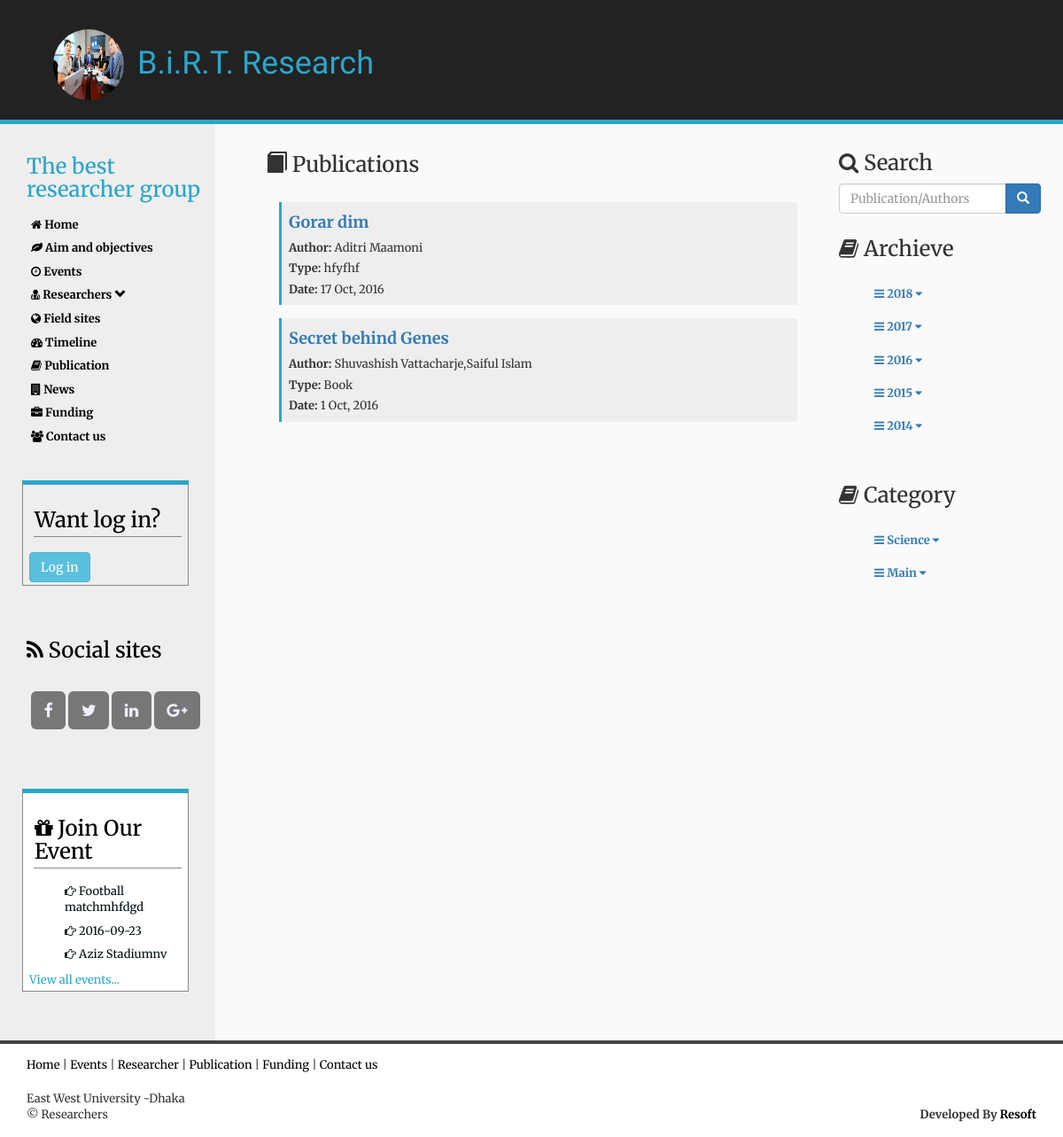
Screenshot of /index.php/user/search with the database file from the repository.
### tables this page shows
CREATE TABLE `logo` (
  `logo_id` int(11) NOT NULL,
  `logo_link` text
);

CREATE TABLE `link` (
  `link_id` int(11) NOT NULL,
  `link_facebook` varchar(200) DEFAULT NULL,
  `link_twitter` varchar(200) DEFAULT NULL,
  `link_google_plus` varchar(200) DEFAULT NULL,
  `link_linkedin` varchar(200) DEFAULT NULL
);

CREATE TABLE `event` (
  `event_id` int(11) NOT NULL,
  `event_name` text NOT NULL,
  `event_date` date NOT NULL,
  `event_details` text NOT NULL,
  `event_place` text NOT NULL,
  `event_status` int(11) NOT NULL DEFAULT '0',
  `event_expired` int(11) NOT NULL DEFAULT '0'
);

CREATE TABLE `publication` (
  `publication_id` int(11) NOT NULL,
  `publication_title` text NOT NULL,
  `publication_summary` text NOT NULL,
  `publication_type` text NOT NULL,
  `publication_isbn_13` text NOT NULL,
  `publication_book_title` text NOT NULL,
  `publication_about_url` text NOT NULL,
  `publication_language` text NOT NULL,
  `publication_additional_information` text NOT NULL,
  `publication_classification` text NOT NULL,
  `publication_open_access` int(11) DEFAULT '1',
  `publication_download_link` text NOT NULL,
  `publication_file` text NOT NULL,
  `publication_category_fkey` int(11) NOT NULL,
  `publication_subcategory_fkey` int(11) NOT NULL,
  `publication_date` date NOT NULL,
  `publication_month` int(11) NOT NULL,
  `publication_year` int(11) NOT NULL,
  `publication_author` text NOT NULL
);

CREATE TABLE `category` (
  `category_id` int(11) NOT NULL,
  `category_name` text NOT NULL,
  `category_parent` int(11) NOT NULL
);

### application/controllers/user.php (called while the page is built, shortened)
<?php
class User extends CI_Controller {
		function __construct() {
      	$this->load->helper(array('form', 'url','file'));
      	$this->load->model('Mdl_admin');
    }
    public function search()
    {
        $data['publication'] = 'publication';
        $data['select_logo'] = $this->Mdl_admin->select_logo();
        $data['select_link'] = $this->Mdl_admin->select_link();
        $data['select_researcher'] = $this->Mdl_admin->select_researcher();
        $data['select_event'] = $this->Mdl_admin->select_event();
        $data['category'] = $this->Mdl_admin->load_category();
        $data['latest_blog']=$this->Mdl_admin->latest_blog();
        $data['select_publication'] = $this->Mdl_admin->search_result();
        $data['post'] = '0';
        $this->load->view('user/vw_search',$data);
    }
}

### index.php (called while the page is built, shortened)
<?php
require_once BASEPATH.'core/CodeIgniter.php';

### application/models/Mdl_admin.php (called while the page is built, shortened)
<?php
	class Mdl_admin extends CI_Model {
        public function latest_blog()
        {
            $this->db->order_by('blog_id DESC');
            $this->db->limit(1);
            $query=$this->db->get('blog');
            return $query->result();
        }
        public function load_category()
        {
            $query = $this->db->get_where('category',array('category_parent'=>'0'));
            return $query->result();
        }
        public function load_subcategory($id)
        {
            $query = $this->db->get_where('category',array('category_parent'=>$id));
            return $query->result();
        }
         public function select_event()
                {
                        $this->db->order_by('event_date','ASC');
                        $query=$this->db->get('event');
                        return $query->result();
                }
             public function select_researcher()
                {
                        $this->db->order_by('researcher_id','ASC');
                        $query=$this->db->get('researcher');
                        return $query->result();
                }
        public function search_result()
        {
           $search_value = $this->input->post('search_value');
            $this->db->select('*');
            $this->db->from('publication');
            $this->db->or_like(array('publication_title' => $search_value, 'publication_author' => $search_value));
            $query = $this->db->get();
            if($query)
            {
                return $query->result_array();
            }
            else
            {
                return 0;
            }
        }
         public function select_logo()
                {
                        $query=$this->db->get('logo');
                        return $query->result();
                }
        public function select_link()
            {
                $query=$this->db->get('link');
                return $query->result();
            }
	}
?>

### application/views/user/vw_search.php (the view, shortened to what this page needs)
<!DOCTYPE html>
<html lang="en">
<head>
    <link rel="stylesheet" href="http://maxcdn.bootstrapcdn.com/bootstrap/3.3.6/css/bootstrap.min.css">
    <link href="https://maxcdn.bootstrapcdn.com/font-awesome/4.6.3/css/font-awesome.min.css" rel="stylesheet" type="text/css">
</head>
<body>
  <div class="header ">
    <?php foreach ($select_logo as $value): ?>
            <h1><img src="<?php echo base_url().$value->logo_link; ?>" style="height:80px; width:80px" class="logo img-circle"></img>B.i.R.T. Research</h1>
    <?php endforeach ;
?>
  </div>
  <div class="row container">
      <div class="col-sm-3">
      <div class="sidebar">
      <ul>
      <h3>The best researcher group</h3>
      <li><b><a href="<?php echo base_url();?>user/home"><i class="fa fa-home" aria-hidden="true"></i> Home</a></b></li>
      <li><b><a href="<?php echo base_url();?>user/aim_and_objective"><i class="fa fa-leaf" aria-hidden="true"></i> Aim and objectives</a></b></li>
      <li><b><a href="<?php echo base_url();?>user/event"><i class="fa fa-clock-o" aria-hidden="true"></i> Events</a></b></li>
<li><b><a href="<?php echo base_url();?>user/researcher"><i class="fa fa-user-md" aria-hidden="true"></i> Researchers </a><a href="##"><i class="glyphicon glyphicon-chevron-down" aria-hidden="true"  data-toggle="collapse" data-target="#demo"></i></a></b></li>
      <li><b><a href="<?php echo base_url();?>user/fieldsite"><i class="fa fa-globe" aria-hidden="true"></i> Field sites</a></b></li>
      <li><b><a href="<?php echo base_url();?>user/timeline"><i class="fa fa-tachometer" aria-hidden="true"></i> Timeline</a></b></li>
      <li><b><a href="<?php echo base_url();?>user/publication"><i class="fa fa-book" aria-hidden="true"></i> Publication</a></b></li>
      <li><b><a href="<?php echo base_url();?>user/all_news"><i class="fa fa-building" aria-hidden="true"></i> News</a></b></li>
      <li><b><a href="<?php echo base_url();?>user/funding"><i class="fa fa-briefcase" aria-hidden="true"></i> Funding</a></b></li>
      <li><b><a href="<?php echo base_url();?>user/contact"><i class="fa fa-users" aria-hidden="true"></i></i> Contact us</a></b></li>
    </ul>
      <?php
      if(!$this->session->userdata('researcher_logged_in'))
      {
    ?>
    <div class="events" style="background: #eee;">
      <h3><i class="fa fa-login" aria-hidden="true"></i>Want log in?</h3>
      <div class="col-xm-12">
          <a href="<?php echo base_url().'researcher_login'?>"><button class="btn btn-info col-xm-12">Log in</button></a>
      </div>
    </div>
    <?php
      }
      ?>
      <ul class="social">
      <h3><i class="fa fa-rss" aria-hidden="true"></i> Social sites</h3>
      <?php foreach ($select_link as $value) { ?>
        <li><a href="http://<?php echo $value->link_facebook; ?>" style="width:25px; padding:10px 14.5px;"><ii class="fa fa-facebook" aria-hidden="true"></i></a></li>
        <li><a href="http://<?php echo $value->link_twitter; ?>" style="width:25px; padding:10px 14.5px;"><ii class="fa fa-twitter" aria-hidden="true"></i></a></li>
        <li><a href="http://<?php echo $value->link_linkedin; ?>" style="width:25px; padding:10px 14.5px;"><ii class="fa fa-linkedin" aria-hidden="true"></i></a></li>
        <li><a href="http://<?php echo $value->link_google_plus; ?>" style="width:25px; padding:10px 14.5px;"><ii class="fa fa-google-plus" aria-hidden="true"></i></a></li>
        <?php } ?>
      </ul>
      <div class="events">
      <h3><i class="fa fa-gift" aria-hidden="true"></i> Join Our Event</h3>
          <ul>
        <?php
            foreach ($select_event as $value) {
         ?>
              <li><i class="fa fa-hand-o-right" aria-hidden="true"></i> <?php echo $value->event_name; ?></li>
              <li><i class="fa fa-hand-o-right" aria-hidden="true"></i> <?php echo $value->event_date; ?></li>
              <li><i class="fa fa-hand-o-right" aria-hidden="true"></i> <?php echo $value->event_place; ?></li>
        <?php   break; } ?>
          </ul>
      <a href="<?php echo base_url().'user/event' ?>">View all events...</a>
      </div>
      </div>
      </div>
    <div class="col-sm-6 main">
        <h3><i class="glyphicon glyphicon-book" aria-hidden="true"></i> Publications</h3><br>
        <ul class="event-list">
            <?php
            foreach ($select_publication as $value):
                $date = strtotime($value['publication_date']);
                $formated_date = date('j M, Y',$date) ;
                ?>
                <li><a href="<?php echo base_url();?>user/publication_details/<?php echo $value['publication_id'];?>"><h4><b> <?php echo $value['publication_title']; ?></b></h4></a>
                    <label>Author: </label> <?php echo $value['publication_author']; ?><br>
                    <label>Type: </label> <?php echo $value['publication_type']; ?><br>
                    <label>Date: </label> <?php echo $formated_date; ?><br>
                </li>
            <?php endforeach;
                ?>	<div class="alert alert-danger alert">
        </ul>
    </div>
    <div class="col-sm-3 extra-right">
        <div class="search">
            <?php
            echo form_open(base_url().'user/search');
            ?>
            <h3><i class="fa fa-search" aria-hidden="true"></i> Search</h3>
            <div class="input-group">
                <input type="text" class="form-control" placeholder="Publication/Authors" name="search_value" id="srch-term">
                <div class="input-group-btn">
                    <button class="btn btn-primary" type="submit"><i class="glyphicon glyphicon-search"></i></button>
                </div>
            </div>
            <?php
            echo form_close();
            ?>
        </div>
        <div class="publication-list search">
            <h3><i class="fa fa-book" aria-hidden="true"></i> Archieve</h3>
            <br>
            <ul>
                <?php
                $time = date("Y-m-d");
                list($year, $m, $d) = explode('-', $time);
                for($i = $year;$i>=2014;$i--){
                    ?>
                    <li><b><a href="##" data-toggle="collapse" data-target="#demo<?php echo $i;?>"><i class="fa fa-navicon" aria-hidden="true"></i> <?php echo $i;?> <i class="fa fa-caret-down" aria-hidden="true"></i></a></b></li>
                    <br>
                    <?php
                }
                ?>
        </div>
        <div class="publication-list search">
            <h3><i class="fa fa-book" aria-hidden="true"></i> Category</h3>
            <br>
            <ul>
                <?php
                foreach($category as $value_cat) {
                    $parent = $value_cat->category_id;
                    $CI =& get_instance();
                    $subcategory = $CI->Mdl_admin->load_subcategory($parent);
                    $count = count($subcategory);
                    if($count==0)
                    {
                        ?>
                        <li><b><a href="<?php echo base_url()?>user/publication_category/<?php echo $value_cat->category_id?>"><i class="fa fa-navicon" aria-hidden="true"></i> <?php echo $value_cat->category_name?> </a></b></li>
                        <?php
                    }
                    else{
                        ?>
                        <li><b><a href="##" data-toggle="collapse" data-target="#demo<?php echo $parent?>"><i class="fa fa-navicon" aria-hidden="true"></i> <?php echo $value_cat->category_name?> <i class="fa fa-caret-down" aria-hidden="true"></i></a></b></li>
                            <?php
                    }
                    ?>
                    <br>
                    <?php
                }
                ?>
            </ul>
        </div>
    </div>
</div>
<footer>
      <a href="<?php echo base_url();?>user/home"">Home</a> | <a href="<?php echo base_url();?>user/event">Events</a> | <a href="<?php echo base_url();?>user/researcher">Researcher</a> | <a href="<?php echo base_url();?>user/publication">Publication</a> | <a href="<?php echo base_url();?>user/funding">Funding</a> | <a href="<?php echo base_url();?>user/contact">Contact us</a>
    </br></br>East West University -Dhaka
    </br>&copy Researchers<p class="pull-right"><b>Developed By <a href="http://resoftbd.com/">Resoft</a></b></p>
</footer>
</body>
</html>

### application/views/user/vw_search.php (style rules this page uses)
body { font-family: 'Merriweather', serif; margin:0px; padding:0px; overflow-x:hidden;font-size: 13px; }
.header { background:#222; width:100%!important; color:#2aa6ca; font-family: 'Vampiro One', cursive; padding-left:60px; padding-top:13px; padding-bottom:12px; border-bottom:5px solid #2aa6ca; }
.logo { height:50px; width:50px; margin-right:15px; }
.sidebar { background:#eee; color:#011; margin:0px; margin-right:42px; margin-left:-20px; padding:15px 0px; }
.sidebar h3 { color:#2aa6ca; margin-left:-5px; margin-bottom:17px; padding-right:10px; }
.sidebar a { color:#000; padding-left:0px; transition: padding 0.4s; }
.sidebar li { margin-bottom:8px; }
li { list-style:none; }
.social { margin:60px 0px; }
.social h3 { padding-bottom:10px; color:#000; }
.social li { display:inline-block; margin:15px 0px; }
.social a { color: #eef; background:#777; padding:10px;border-radius:6px; transition: background 0.7s, border-radius 0.7s; font-size:18px; }
.events { margin:40px 30px; background:#fff; border:1px solid #888; border-top:5px solid #2aa6ca; padding:3px 7px; }
.events h3 { color:#000; padding:4px 1px; margin-left:5px; border-bottom:1px solid #888; }
.event-list li { margin-left:-25px; padding:3px 8px; background:#EEE; margin-bottom:15px; border-left:3px solid #2aa6ca; }
.events a { color:#2aa6ca; }
.container { background:#fafafa;width:100%; margin:0px; padding:0px; }
.main { padding:10px 0px; padding-left:-10px; }
.extra-right { padding:5px 20px; padding-right:0px; }
.extra-right h3 { padding-top:5px; }
.search { padding:1px 10px; margin-left:17px; padding-right:25px; }
footer { border-top:4px solid #444; padding:15px 30px; width:100%; }
footer a { color:#000; border-bottom:2px solid #fff; transition: border-bottom 1s }

### rows the page displays
logo: logo_link (picture)
event: event_name "Football matchmhfdgd", event_date "2016-09-23", event_place "Aziz Stadiumnv"
publication: publication_title "Gorar dim", publication_author "Aditri Maamoni", publication_type "hfyfhf", publication_date "17 Oct, 2016"
publication: publication_title "Secret behind Genes", publication_author "Shuvashish Vattacharje,Saiful Islam", publication_type "Book", publication_date "1 Oct, 2016"
category: category_name "Science"
category: category_name "Main"
